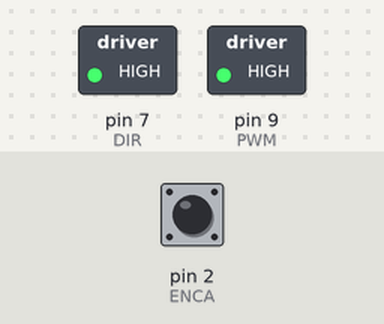
Simulated run of this sketch. Board: Arduino Uno, built with avr-gcc and run on an emulated ATmega328P. Parts: switched loads named in the sketch (green lamp = pin HIGH). The inputs (shaded band) are chosen by the test bench; at power-on: pin 2 (ENCA) HIGH. What the sketch prints to the serial monitor is not drawn.

Above: at 0.1 s.
Timing chart, 0 to 1.6 s (numbered marks = the images above):
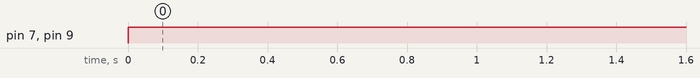

The sketch:

Motor_PID_Position.ino
```cpp
// atomic.h. Instead, interrupts() and noInterrupts()
// are used. Please use this code if your
// platform does not support ATOMIC_BLOCK.

#define ENCA 2
#define ENCB 4
#define PWM  9
#define DIR  7

volatile int posi = 0; // specify posi as volatile: https://www.arduino.cc/reference/en/language/variables/variable-scope-qualifiers/volatile/
long prevT = 0;
float eprev = 0;
float eintegral = 0;

void setup() {
  Serial.begin(9600);
  pinMode(ENCA,INPUT);
  pinMode(ENCB,INPUT);
  attachInterrupt(digitalPinToInterrupt(ENCA),readEncoder,RISING);

  pinMode(PWM,OUTPUT);
  pinMode(DIR,OUTPUT);

  Serial.println("target pos");
}

void loop() {
  //180 -> 4.20
  //360 -> 4.20
  //720 -> 2.16
  //1080 -> 2.16
  //1440 -> 2.17
  //1800 -> 2.16756
  // set target position
  int target = 1800/2.16756;
  //int target = 250*sin(prevT/1e6);

  // PID constants
  float kp = 10;
  float kd = 0.025;
  float ki = 0;

  // time difference
  long currT = micros();
  float deltaT = ((float) (currT - prevT))/(1e6);
  prevT = currT;

  // Read the position
  int pos = 0;
  noInterrupts(); // disable interrupts temporarily while reading
  pos = posi;
  interrupts(); // turn interrupts back on

  // error
  int e = pos - target;

  // derivative
  float dedt = (e-eprev)/(deltaT);

  // integral
  eintegral = eintegral + e*deltaT;

  // control signal
  float u = kp*e + kd*dedt + ki*eintegral;

  // motor power
  float pwr = fabs(u);
  if( pwr > 255 ){
    pwr = 255;
  }

  // motor direction
  int dir = 1;
  if(u<0){
    dir = -1;
  }

  // signal the motor
  setMotor(dir,pwr,PWM,DIR);


  // store previous error
  eprev = e;

  Serial.print(target);
  Serial.print(" ");
  Serial.print(pos);
  Serial.println();
}

void setMotor(int dir, int pwmVal, int pwm, int dirVal){
  analogWrite(pwm,pwmVal);
  if(dir == 1){
    digitalWrite(dirVal,LOW);
  }
  else if(dir == -1){
    digitalWrite(dirVal,HIGH);
  }
}

void readEncoder(){
  int b = digitalRead(ENCB);
  if(b > 0){
    posi++;
  }
  else{
    posi--;
  }
}
```

Measured:
- by itself, pin 7 (DIR), pin 9 (PWM): LOW → HIGH at 0.00 s
